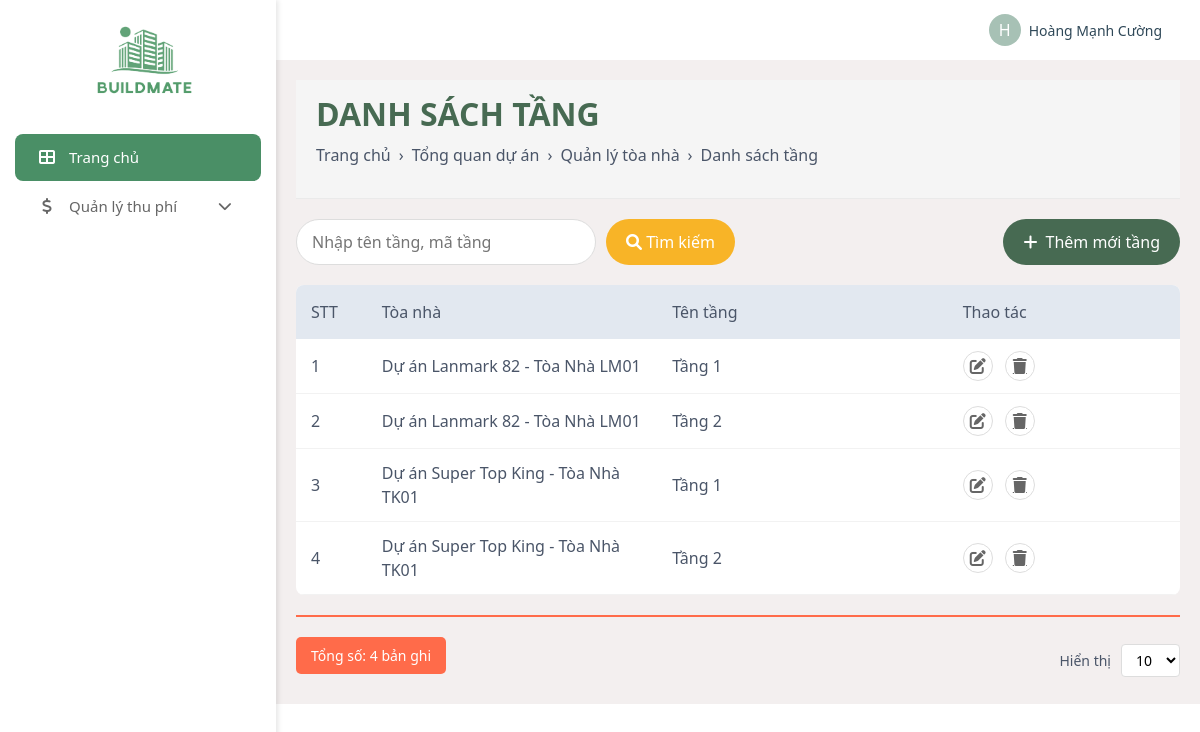
The page /admin/data-info/floor_management.php (signed in) on the database its author committed.
### tables this page shows
CREATE TABLE `floors` (
  `ID` int(11) NOT NULL,
  `Name` varchar(255) NOT NULL,
  `Code` varchar(50) NOT NULL,
  `BuildingId` int(11) NOT NULL
);

CREATE TABLE `projects` (
  `ProjectID` int(11) NOT NULL,
  `Name` varchar(255) NOT NULL,
  `Address` text NOT NULL,
  `Phone` varchar(20) DEFAULT NULL,
  `Email` varchar(255) DEFAULT NULL,
  `Deadlock` date DEFAULT NULL,
  `Description` text DEFAULT NULL,
  `OperationId` varchar(50) DEFAULT NULL,
  `TownShipId` int(11) NOT NULL,
  `ManagerId` int(11) NOT NULL,
  `Status` varchar(50) DEFAULT 'active'
);

CREATE TABLE `buildings` (
  `ID` int(11) NOT NULL,
  `Name` varchar(255) NOT NULL,
  `Code` varchar(50) NOT NULL,
  `Status` varchar(50) DEFAULT 'active',
  `ProjectId` int(11) NOT NULL
);

### admin/data-info/floor_management.php (the view, shortened to what this page needs)
<?php
include '../../database/DBController.php';
$records_per_page = isset($_GET['per_page']) ? (int)$_GET['per_page'] : 10;
$page = isset($_GET['page']) ? (int)$_GET['page'] : 1;
$offset = ($page - 1) * $records_per_page;
$search_term = isset($_GET['search']) ? mysqli_real_escape_string($conn, $_GET['search']) : '';
$count_query = mysqli_query($conn, "SELECT COUNT(*) as total FROM Floors" .
    (!empty($search_term) ? " WHERE Name LIKE '%$search_term%'" : ""));
$total_records = mysqli_fetch_assoc($count_query)['total'];
$select_floors = mysqli_query($conn, "SELECT f.*, b.Name as BuildingName, p.Name as ProjectName
    FROM Floors f
    JOIN Buildings b ON f.BuildingId = b.ID
    JOIN Projects p ON b.ProjectId = p.ProjectID
    " . (!empty($search_term) ? "WHERE f.Name LIKE '%$search_term%'" : "") . "
    ORDER BY p.Name, b.Name, f.Name
    LIMIT $offset, $records_per_page");
?>
<!DOCTYPE html>
<html lang="en">
<head>
    <link rel="stylesheet" href="https://cdnjs.cloudflare.com/ajax/libs/font-awesome/6.0.0/css/all.min.css">
    <link href="https://cdn.jsdelivr.net/npm/bootstrap@5.3.0/dist/css/bootstrap.min.css" rel="stylesheet">
    <link rel="stylesheet" href="../css/admin_style.css">
</head>
<body>
    <div class="d-flex">
        <?php include '../admin_navbar.php'; ?>
        <div style="width: 100%;">
            <?php include '../admin_header.php'; ?>
            <div class="manage-container">
                <div class="page-header">
                    <h2 style="font-weight: bold; color: #476a52; margin-bottom: 10px; text-transform: uppercase;">DANH SÁCH TẦNG</h2>
                    <div class="breadcrumb">
                        <a href="/webquanlytoanha/admin/dashboard.php">Trang chủ</a>
                        <span style="margin: 0 8px;">›</span>
                        <a href="building_management.php">Tổng quan dự án</a>
                        <span style="margin: 0 8px;">›</span>
                        <a href="building_management.php">Quản lý tòa nhà</a>
                        <span style="margin: 0 8px;">›</span>
                        <span>Danh sách tầng</span>
                    </div>
                </div>
                <div class="search-container">
                    <div class="d-flex">
                        <form action="" method="GET" class="d-flex">
                            <input type="text" name="search" class="search-input" placeholder="Nhập tên tầng, mã tầng"
                                value="<?php echo isset($_GET['search']) ? htmlspecialchars($_GET['search']) : ''; ?>">
                            <button type="submit" class="search-btn">
                                <i class="fas fa-search"></i> Tìm kiếm
                            </button>
                        </form>
                    </div>
                    <button type="button" class="add-btn" data-bs-toggle="modal" data-bs-target="#addFloorModal">
                        <i class="fas fa-plus"></i> Thêm mới tầng
                    </button>
                </div>
                <table class="company-table">
                    <thead>
                        <tr>
                            <th width="5%">STT</th>
                            <th width="25%">Tòa nhà</th>
                            <th width="25%">Tên tầng</th>
                            <th width="20%">Thao tác</th>
                        </tr>
                    </thead>
                    <tbody>
                        <?php
                        if(mysqli_num_rows($select_floors) > 0) {
                            $counter = 1;
                            while($floor = mysqli_fetch_assoc($select_floors)) {
                                ?>
                                <tr>
                                    <td><?php echo $counter++; ?></td>
                                    <td><?php echo $floor['ProjectName'] . ' - ' . $floor['BuildingName']; ?></td>
                                    <td><?php echo $floor['Name']; ?></td>
                                    <td>
                                        <button type="button" class="action-btn btn-edit"
                                            onclick="editFloor(
                                                '<?php echo $floor['ID']; ?>',
                                                '<?php echo $floor['Name']; ?>',
                                                '<?php echo $floor['Code']; ?>',
                                                '<?php echo $floor['BuildingId']; ?>'
                                            )">
                                            <i class="fas fa-edit"></i>
                                        </button>
                                        <a href="floor_management.php?delete=<?php echo $floor['ID']; ?>"
                                        class="action-btn btn-delete"
                                        onclick="return confirm('Bạn có chắc chắn muốn xóa tầng này?')">
                                            <i class="fas fa-trash"></i>
                                        </a>
                                    </td>
                                </tr>
                                <?php
                            }
                        } else {
                            echo '<tr><td colspan="4" class="text-center">Không có tầng nào</td></tr>';
                        }
                        ?>
                    </tbody>
                </table>
                <div class="separator-line"></div>
                <div class="pagination">
                    <div class="total-count">Tổng số: <?php echo $total_records; ?> bản ghi</div>
                    <div class="items-per-page">
                        <span>Hiển thị</span>
                        <select class="dropdown-per-page" onchange="window.location.href='?page=1&per_page='+this.value+'<?php echo !empty($search_term) ? '&search='.urlencode($search_term) : ''; ?>'">
                            <option value="10" <?php echo ($records_per_page == 10) ? 'selected' : ''; ?>>10</option>
                        </select>
                    </div>
                </div>
            </div>
        </div>
    </div>
</body>
</html>

### admin/css/admin_style.css (style rules this page uses)
* { margin: 0; padding: 0; box-sizing: border-box; }
body { margin: 0; font-family: Arial, sans-serif; }
.manage-container { width: calc(100% - 250px); }

### admin/data-info/floor_management.php (style rules this page uses)
body { background-color: #f5f5f5; font-family: 'Segoe UI', Tahoma, Geneva, Verdana, sans-serif; }
.page-header { background-color: #f5f5f5; padding: 15px 20px; color: #4a5568; border-bottom: 1px solid #eaeaea; }
.breadcrumb { display: flex; align-items: center; margin-bottom: 0; padding: 0; background-color: transparent; font-size: 14px; }
.breadcrumb a { color: #4a5568; text-decoration: none; }
.search-container { display: flex; justify-content: space-between; margin: 20px 0; }
.search-input { width: 300px; padding: 10px 15px; border: 1px solid #ddd; border-radius: 50px; outline: none; }
.search-btn { padding: 8px 20px; border: none; border-radius: 50px; background-color: #f8b427; color: white; cursor: pointer; margin-left: 10px; }
.add-btn { padding: 10px 20px; border: none; border-radius: 50px; background-color: #476a52; color: white; cursor: pointer; display: flex; align-items: center; gap: 8px; text-decoration: none; }
.company-table { width: 100%; background-color: white; border-radius: 8px; overflow: hidden; margin-top: 20px; border-collapse: collapse; }
.company-table th { background-color: #e2e8f0; color: #4a5568; text-align: left; padding: 15px; font-weight: 500; }
.company-table td { padding: 12px 15px; border-bottom: 1px solid #f2f2f2; color: #4a5568; }
.action-btn { width: 30px; height: 30px; border-radius: 50%; display: inline-flex; align-items: center; justify-content: center; border: 1px solid #ddd; background: white; margin-right: 8px; color: #666; cursor: pointer; }
.pagination { display: flex; justify-content: space-between; align-items: center; margin-top: 20px; font-size: 14px; color: #4a5568; }
.items-per-page { display: flex; align-items: center; gap: 10px; }
.dropdown-per-page { padding: 5px 10px; border: 1px solid #ddd; border-radius: 4px; background-color: white; }
.manage-container { background:rgb(243, 239, 239) !important; width: 100%; padding: 20px; }
.separator-line { height: 2px; background-color: #ff6b4a; margin: 20px 0; }
.total-count { padding: 8px 15px; background-color: #ff6b4a; color: white; border-radius: 5px; display: inline-block; font-weight: 500; margin-bottom: 10px; }

### rows shown on the page
floors: projects.Name "Dự án Lanmark 82", BuildingId.Name "Tòa Nhà LM01", Name "Tầng 1"
floors: projects.Name "Dự án Lanmark 82", BuildingId.Name "Tòa Nhà LM01", Name "Tầng 2"
floors: projects.Name "Dự án Super Top King", BuildingId.Name "Tòa Nhà TK01", Name "Tầng 1"
floors: projects.Name "Dự án Super Top King", BuildingId.Name "Tòa Nhà TK01", Name "Tầng 2"

### other values the page prints
substr($name, 0, 1) "H"
$name "Hoàng Mạnh Cường"
$total_records "4"
